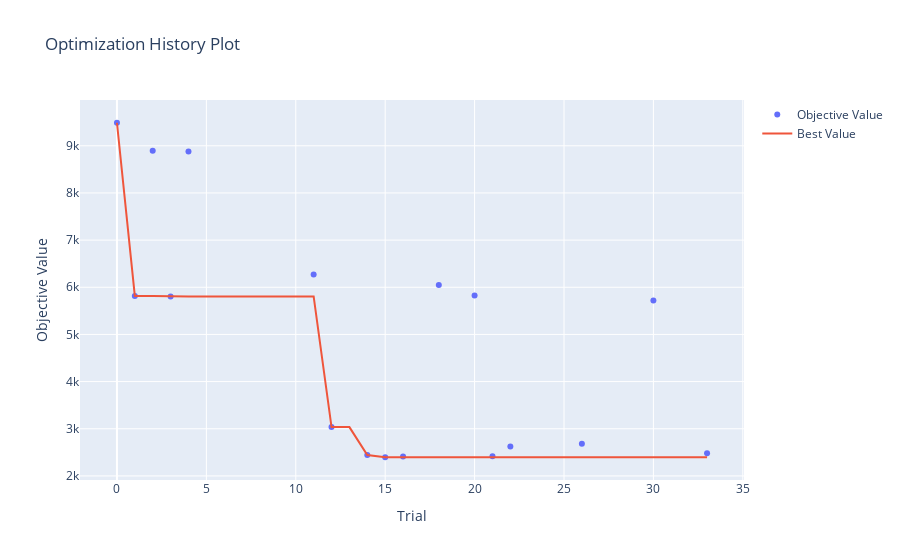

Notebook source saved alongside this figure:
### Code cell
plot_optimization_history(study)

### Figure 1 — Plotly figure (JSON) as saved in the notebook; plotly's stock layout.template omitted (floating-point values rounded to 4 significant figures)
{"data": [{"mode": "markers", "name": "Objective Value", "type": "scatter", "x": [0, 1, 2, 3, 4, 11, 12, 14, 15, 16, 18, 20, 21, 22, 26, 30, 33], "y": [9489.0, 5817.0, 8893.0, 5807.0, 8879.0, 6270.0, 3035.0, 2444.0, 2396.0, 2411.0, 6047.0, 5828.0, 2418.0, 2624.0, 2681.0, 5719.0, 2481.0]}, {"mode": "lines", "name": "Best Value", "type": "scatter", "x": [0, 1, 2, 3, 4, 5, 6, 7, 8, 9, 10, 11, 12, 13, 14, 15, 16, 17, 18, 19, 20, 21, 22, 23, 24, 25, 26, 27, 28, 29, 30, 31, 32, 33], "y": [9489.0, 5817.0, 5817.0, 5807.0, 5807.0, 5807.0, 5807.0, 5807.0, 5807.0, 5807.0, 5807.0, 5807.0, 3035.0, 3035.0, 2444.0, 2396.0, 2396.0, 2396.0, 2396.0, 2396.0, 2396.0, 2396.0, 2396.0, 2396.0, 2396.0, 2396.0, 2396.0, 2396.0, 2396.0, 2396.0, 2396.0, 2396.0, 2396.0, 2396.0]}, {"marker": {"color": "#cccccc"}, "mode": "markers", "name": "Infeasible Trial", "showlegend": false, "type": "scatter", "x": [], "y": []}], "layout": {"title": {"text": "Optimization History Plot"}, "xaxis": {"title": {"text": "Trial"}}, "yaxis": {"title": {"text": "Objective Value"}}}}
